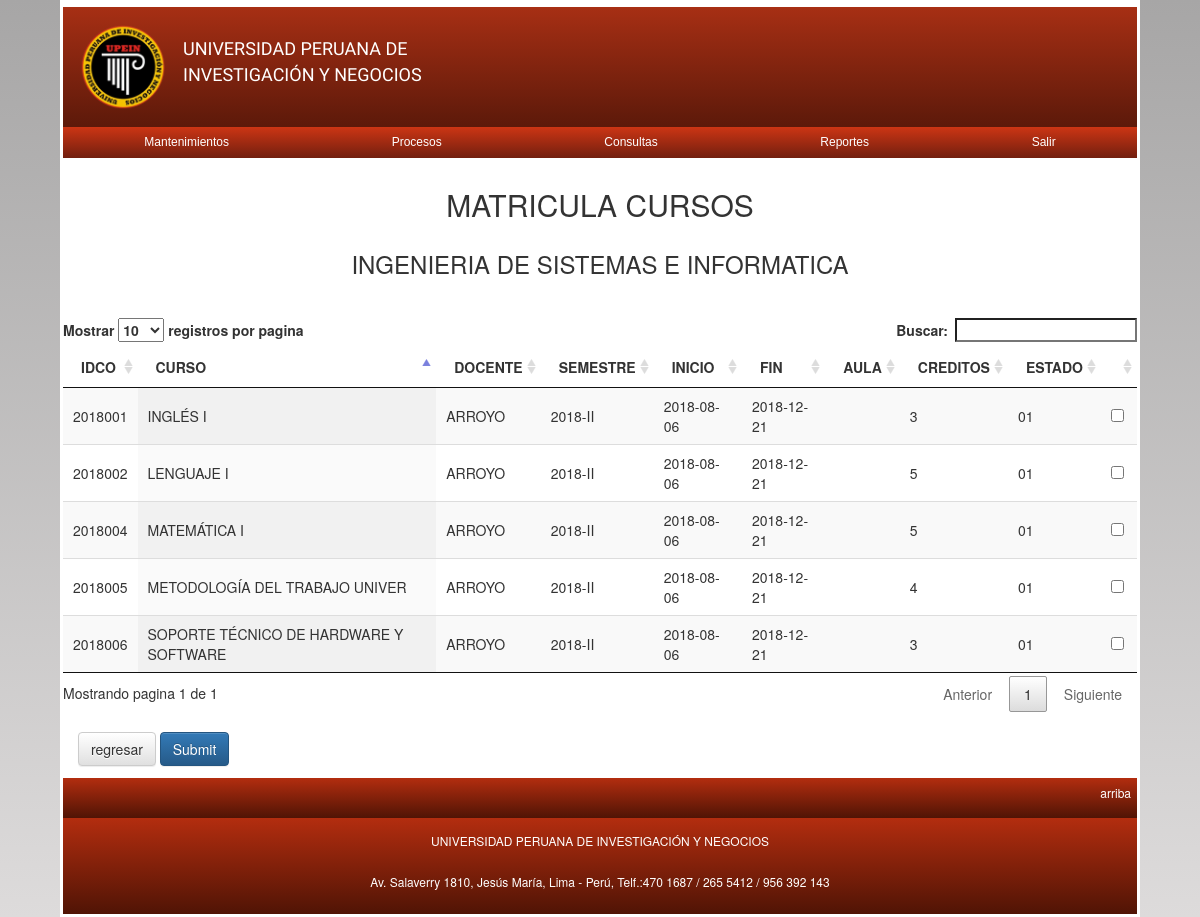
The app's page /proceso/matricula/p_m_cursos.php?IDAlumno=2018010000&IDCarrera=ISF (signed in) with its own data.
### tables this page shows
CREATE TABLE `tbl_carrera` (
  `IDCarrera` varchar(4) NOT NULL DEFAULT '',
  `Descripcion` varchar(60) DEFAULT NULL,
  `Duracion` int(11) DEFAULT NULL,
  `Cant_creditos` int(11) DEFAULT NULL,
  `Pension` double DEFAULT NULL,
  `Nro_pensiones` int(11) DEFAULT NULL,
  `Costo_matricula` double DEFAULT NULL,
  `Estado` char(2) DEFAULT NULL,
  `IDFacultad` int(11) DEFAULT NULL
);

CREATE TABLE `tbl_curso_operativo` (
  `IDCO` char(7) NOT NULL DEFAULT '',
  `IDCursos` varchar(8) DEFAULT NULL,
  `IDDocente` varchar(10) DEFAULT NULL,
  `IDSemestre` int(11) DEFAULT NULL,
  `IDAula` int(11) NOT NULL,
  `F_exParcial` datetime DEFAULT NULL,
  `F_exFinal` datetime DEFAULT NULL,
  `F_exSusti` datetime DEFAULT NULL,
  `Estado` char(2) DEFAULT NULL
);

CREATE TABLE `tbl_cursos` (
  `Año` int(11) NOT NULL,
  `Semestre` varchar(2) NOT NULL,
  `IDCursos` varchar(8) NOT NULL DEFAULT '',
  `Descripcion` varchar(100) DEFAULT NULL,
  `IDCarrera` varchar(4) NOT NULL,
  `Tipo_Curso` varchar(1) DEFAULT NULL,
  `IDCiclo` int(11) DEFAULT NULL,
  `IDPrerequisito` varchar(8) NOT NULL,
  `Creditos` int(11) DEFAULT NULL,
  `Rcreditos` int(11) DEFAULT NULL,
  `HorasTeoricas` int(5) DEFAULT NULL,
  `HorasPractica` int(5) DEFAULT NULL,
  `Tipo` char(1) DEFAULT NULL,
  `IDTA` int(11) NOT NULL,
  `Estado` char(2) DEFAULT NULL
);

CREATE TABLE `tbl_docente` (
  `IDDocente` varchar(10) NOT NULL DEFAULT '',
  `Tipo_doc` varchar(30) DEFAULT NULL,
  `N_documento` varchar(20) DEFAULT NULL,
  `Nombres` varchar(30) DEFAULT NULL,
  `Apellidos` varchar(60) DEFAULT NULL,
  `Fecha_nac` date DEFAULT NULL,
  `Direccion` varchar(60) DEFAULT NULL,
  `Cod_Dist` varchar(10) NOT NULL,
  `Telf_fijo` varchar(15) NOT NULL,
  `Telf_celular` varchar(15) NOT NULL,
  `Email` varchar(50) NOT NULL,
  `Categoria` varchar(100) NOT NULL,
  `Regi_dedicacion` varchar(10) NOT NULL,
  `Tiem_labores` int(11) NOT NULL,
  `Estado` varchar(10) DEFAULT NULL
);

CREATE TABLE `tbl_semestre` (
  `IDSemestre` int(11) NOT NULL,
  `Descripcion` varchar(10) DEFAULT NULL,
  `Nro_pagos` int(11) DEFAULT NULL,
  `Fecha_Inicio` date DEFAULT NULL,
  `Fecha_Fin` date DEFAULT NULL,
  `Detalle` varchar(40) DEFAULT NULL,
  `nro_notas` tinyint(4) DEFAULT NULL,
  `Estado` varchar(2) DEFAULT NULL
);

### proceso/matricula/p_m_cursos.php (the view, shortened to what this page needs)
<?php
	require '../../conexion.php';
	$id=$_GET['IDAlumno'];
	$carrera=$_GET['IDCarrera'];
	$sql1="SELECT * FROM tbl_carrera WHERE IDCarrera='$carrera'";
	$resultado1=$mysqli->query($sql1);
	$fila=$resultado1->fetch_array(MYSQLI_ASSOC);
	$sql2="SELECT * FROM tbl_notas_alumno WHERE IDAlumno='$id'";
	$resultado2=$mysqli->query($sql2);
	$fila1=$resultado2->fetch_array(MYSQLI_ASSOC);
	$sql = "SELECT co.IDCO AS id, c.Descripcion AS curso,c.Creditos as creditos, d.Apellidos AS profe, s.Descripcion AS semestre,s.Fecha_Inicio AS inicio,s.Fecha_Fin AS fin, a.Descripcion AS aula, co.Estado AS estado";
	$sql.=" FROM ((((tbl_curso_operativo AS co INNER JOIN tbl_cursos AS c ON co.IDCursos=c.IDCursos) INNER JOIN tbl_docente AS d ON co.IDDocente=d.IDDocente) INNER JOIN tbl_semestre AS s ON co.IDSemestre=s.IDSemestre) LEFT JOIN tbl_aula AS a ON co.IDAula=a.IDAula)";
	$sql.=" WHERE s.Estado='01' AND c.IDCarrera='$carrera'";
	$resultado=$mysqli->query($sql);
	if(empty($fila1)){
		$sql = "SELECT co.IDCO AS id, c.Descripcion AS curso,c.Creditos as creditos, d.Apellidos AS profe, s.Descripcion AS semestre,s.Fecha_Inicio AS inicio,s.Fecha_Fin AS fin, a.Descripcion AS aula, co.Estado AS estado";
		$sql.=" FROM ((((tbl_curso_operativo AS co INNER JOIN tbl_cursos AS c ON co.IDCursos=c.IDCursos) INNER JOIN tbl_docente AS d ON co.IDDocente=d.IDDocente) INNER JOIN tbl_semestre AS s ON co.IDSemestre=s.IDSemestre) LEFT JOIN tbl_aula AS a ON co.IDAula=a.IDAula)";
		$sql.=" WHERE s.Estado='01' AND c.IDCarrera='$carrera' AND c.IDCiclo='1'";
		$resultado=$mysqli->query($sql);
	}
?>
<!DOCTYPE html>
<html lang="es">
<head>
    <link href="../../css/bootstrap.min.css" rel="stylesheet">
	<link href="../../css/bootstrap-theme.css" rel="stylesheet">
	<link href="../../css/jquery.dataTables.min.css" rel="stylesheet">
	<link rel="stylesheet" href="../../css/estilos.css">
</head>
<body>
	<div class="contenedor">
        <?php include '../../nav.php'?>
		<div class="container">
				<div class="row">
					<h2 style="text-align:center">MATRICULA CURSOS</h2>
				</div>
				<div class="row">
					<h3 style="text-align:center"><?php echo $fila['Descripcion'];?></h3>
				</div>
				<div class="row">
				</div>
				<br>
				<form action="p_m_guardar.php?IDAlumno=<?php echo $id;?>&IDCarrera=<?php echo $carrera;?>" method="post">
					<div class="row table-responsive">
						<table class="display" id="mitabla">
							<thead>
								<tr>
									<th>IDCO</th>
									<th>CURSO</th>
									<th>DOCENTE</th>
									<th>SEMESTRE</th>
									<th>INICIO</th>
									<th>FIN</th>
									<th>AULA</th>
									<th>CREDITOS</th>
									<th>ESTADO</th>
									<th></th>
								</tr>
							</thead>
							<tbody>
								<?php while($row = $resultado->fetch_array(MYSQLI_ASSOC)) { ?>
									<tr>
										<td><?php echo $row['id'];?></td>
										<td><?php echo $row['curso'];?></td>
										<td><?php echo $row['profe'];?></td>
										<td><?php echo $row['semestre'];?></td>
										<td><?php echo $row['inicio'];?></td>
										<td><?php echo $row['fin'];?></td>
										<td><?php echo $row['aula'];?></td>
										<td><?php echo $row['creditos'];?></td>
										<td><?php echo $row['estado'];?></td>
										<td><input type="checkbox" name="check[]" value="<?php echo $row['id'];?>"></td>
									</tr>
								<?php } ?>
							</tbody>
						</table>
					</div>
					<br>
					<a class="btn btn-default" href="p_m_matricula.php">regresar</a>
					<input type="submit" class="btn btn-primary">
				</form>
			</div>
		<footer>
			<div class="arriba"><a href="#header">arriba</a></div>
			<div class="p_footer">
				<p>UNIVERSIDAD PERUANA DE INVESTIGACIÓN Y NEGOCIOS</p>
				<p>Av. Salaverry 1810, Jesús María, Lima - Perú, Telf.:470 1687 / 265 5412 / 956 392 143</p>
			</div>
		</footer>
	</div>
</body>
</html>

### css/estilos.css (style rules this page uses)
* { padding: 0px; margin: 0px; }
footer div { background: linear-gradient(rgb(179, 45, 15),rgb(80, 20, 5)); font-size: 1vw; color: white; }
.arriba { height: 5vh; display: flex; flex-direction: row-reverse; }
.arriba a { padding:.5vw; text-decoration: none; color:white; }
.p_footer { display: flex; height: 8vw; text-align: center; flex-direction: column; justify-content: space-evenly; }
.contenedor { padding: 0; width: 90vw; margin: auto; border: .3vw white solid; background: white; }
.container { background-color: white; width: 100%; margin-bottom:1vw; }
body { background: linear-gradient(#A7A6A6,#DDDBDB); }

### records on screen
tbl_carrera: Descripcion "INGENIERIA DE SISTEMAS E INFORMATICA"
tbl_curso_operativo: IDCO "2018004", IDCursos.Descripcion "MATEMÁTICA I", IDDocente.Apellidos "ARROYO", IDSemestre.Descripcion "2018-II", IDSemestre.Fecha_Inicio "2018-08-06", IDSemestre.Fecha_Fin "2018-12-21", IDCursos.Creditos "5", Estado "01"
tbl_curso_operativo: IDCO "2018006", IDCursos.Descripcion "SOPORTE TÉCNICO DE HARDWARE Y SOFTWARE", IDDocente.Apellidos "ARROYO", IDSemestre.Descripcion "2018-II", IDSemestre.Fecha_Inicio "2018-08-06", IDSemestre.Fecha_Fin "2018-12-21", IDCursos.Creditos "3", Estado "01"
tbl_curso_operativo: IDCO "2018002", IDCursos.Descripcion "LENGUAJE I", IDDocente.Apellidos "ARROYO", IDSemestre.Descripcion "2018-II", IDSemestre.Fecha_Inicio "2018-08-06", IDSemestre.Fecha_Fin "2018-12-21", IDCursos.Creditos "5", Estado "01"
tbl_curso_operativo: IDCO "2018005", IDCursos.Descripcion "METODOLOGÍA DEL TRABAJO UNIVER", IDDocente.Apellidos "ARROYO", IDSemestre.Descripcion "2018-II", IDSemestre.Fecha_Inicio "2018-08-06", IDSemestre.Fecha_Fin "2018-12-21", IDCursos.Creditos "4", Estado "01"
tbl_curso_operativo: IDCO "2018001", IDCursos.Descripcion "INGLÉS I", IDDocente.Apellidos "ARROYO", IDSemestre.Descripcion "2018-II", IDSemestre.Fecha_Inicio "2018-08-06", IDSemestre.Fecha_Fin "2018-12-21", IDCursos.Creditos "3", Estado "01"
